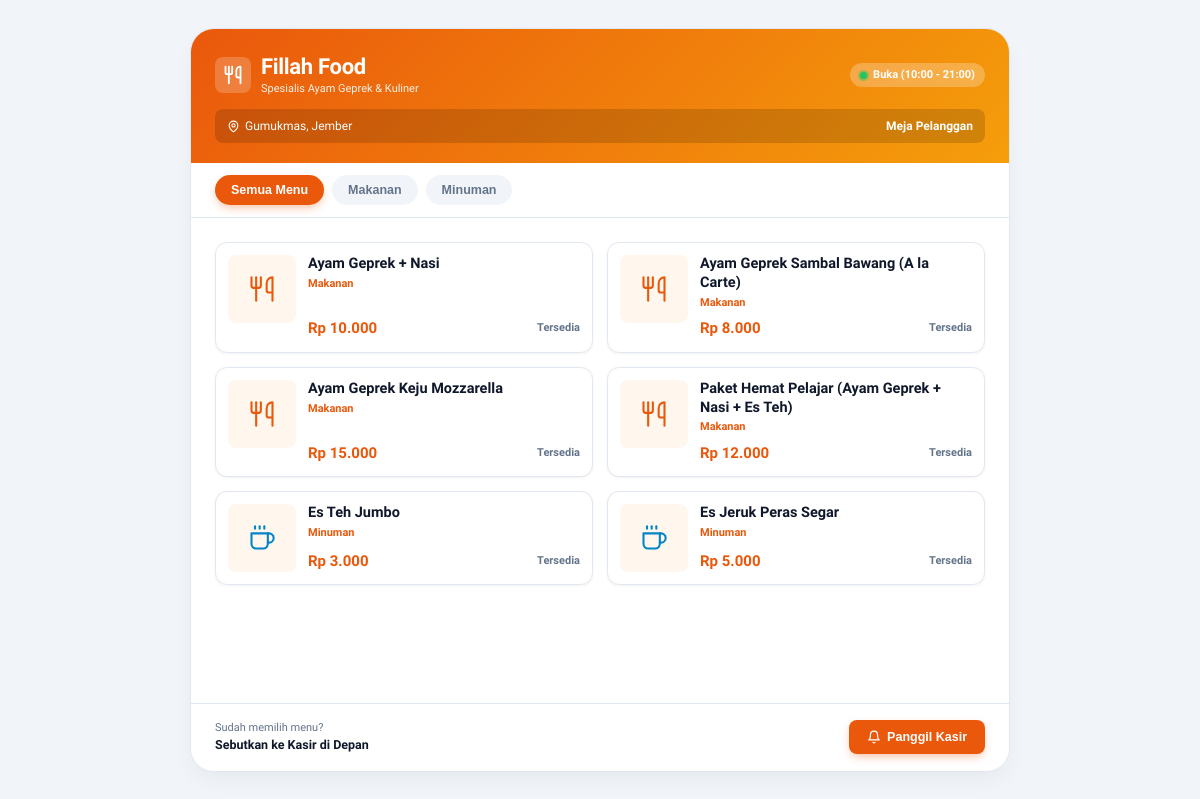
Page /menu.php on the earlier database version.
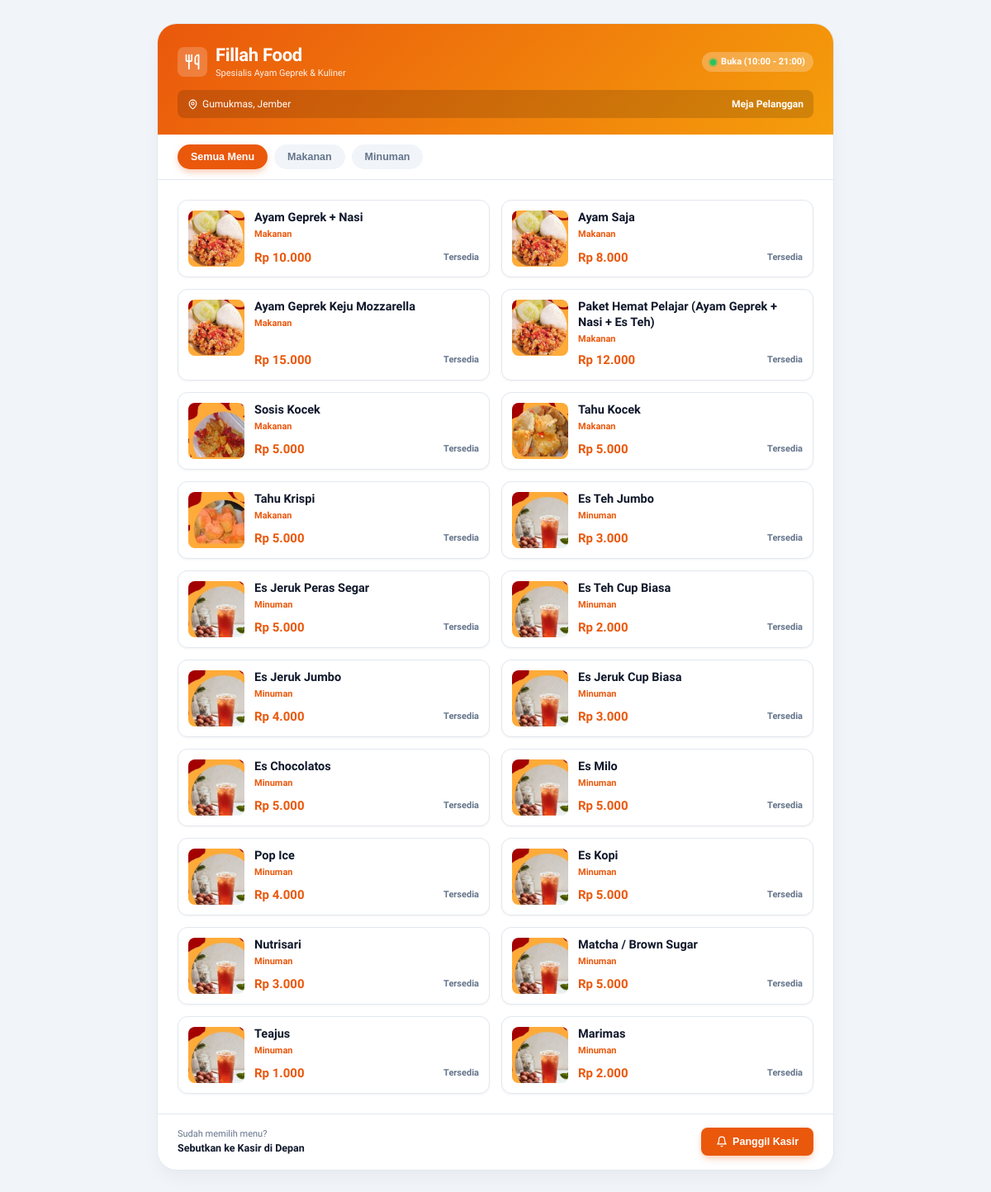
Same page on the later database version.
### tables this page shows
CREATE TABLE IF NOT EXISTS produk (
    id INT AUTO_INCREMENT PRIMARY KEY,
    nama_produk VARCHAR(100) NOT NULL,
    harga DECIMAL(10,2) NOT NULL,
    kategori ENUM('Makanan', 'Minuman') NOT NULL,
    gambar VARCHAR(255) NULL
);

### menu.php (the view, shortened to what this page needs)
<?php
require 'config.php';
$query = "SELECT * FROM produk ORDER BY kategori ASC, id ASC";
$result = $conn->query($query);
$menu_list = [];
if ($result) {
    while ($row = $result->fetch_assoc()) {
        $menu_list[] = $row;
    }
}
?>
<!DOCTYPE html>
<html lang="id">
<head>
    <link rel="stylesheet" href="style.css">
</head>
<body>
    <div class="mobile-container">
        <header class="banner-header">
            <div class="brand-row">
                <div style="display: flex; align-items: center; gap: 10px;">
                    <div style="width: 36px; height: 36px; background: rgba(255,255,255,0.2); border-radius: 8px; display: flex; align-items: center; justify-content: center;">
                    </div>
                    <div>
                        <h1 class="brand-title">Fillah Food</h1>
                        <p style="font-size: 11px; opacity: 0.9;">Spesialis Ayam Geprek & Kuliner</p>
                    </div>
                </div>
                <span class="status-badge"><span class="status-dot"></span> Buka (10:00 - 21:00)</span>
            </div>
            <div class="location-info">
                <span style="display:inline-flex; align-items:center; gap:5px;">
                    <svg xmlns="http://www.w3.org/2000/svg" width="13" height="13" viewBox="0 0 24 24" fill="none" stroke="currentColor" stroke-width="2" stroke-linecap="round" stroke-linejoin="round"><path d="M20 10c0 6-8 12-8 12s-8-6-8-12a8 8 0 0 1 16 0Z"></path><circle cx="12" cy="10" r="3"></circle></svg>
                    <span>Gumukmas, Jember</span>
                </span>
                <span style="font-weight: 700; color: #fff;">Meja Pelanggan</span>
            </div>
        </header>
        <div class="cat-scroll">
            <button class="cat-btn active" onclick="filterCat('Semua')">Semua Menu</button>
            <button class="cat-btn" onclick="filterCat('Makanan')">Makanan</button>
            <button class="cat-btn" onclick="filterCat('Minuman')">Minuman</button>
        </div>
        <main class="menu-list">
            <?php foreach ($menu_list as $item): ?>
                <div class="menu-card" data-cat="<?php echo htmlspecialchars($item['kategori']); ?>">
                    <div class="menu-icon">
                        <?php if (!empty($item['gambar']) && file_exists($item['gambar'])): ?>
                            <img src="<?php echo htmlspecialchars($item['gambar']); ?>"
                                 alt="<?php echo htmlspecialchars($item['nama_produk']); ?>"
                                 style="width:100%;height:100%;object-fit:cover;">
                        <?php endif; ?>
                    </div>
                    <div class="menu-info">
                        <div>
                            <div class="menu-name"><?php echo htmlspecialchars($item['nama_produk']); ?></div>
                            <div class="menu-cat"><?php echo htmlspecialchars($item['kategori']); ?></div>
                        </div>
                        <div class="menu-price-row">
                            <span class="menu-price">Rp <?php echo number_format($item['harga'], 0, ',', '.'); ?></span>
                            <span style="font-size: 11px; color: var(--text-muted); font-weight: 600;">Tersedia</span>
                        </div>
                    </div>
                </div>
            <?php endforeach; ?>
        </main>
        <footer class="bottom-bar">
            <div>
                <div style="font-size: 11px; color: var(--text-muted);">Sudah memilih menu?</div>
                <div style="font-size: 12.5px; font-weight: 700;">Sebutkan ke Kasir di Depan</div>
            </div>
            <button class="btn-call" onclick="alert('Silakan sebutkan nomor Meja dan pesanan Anda ke Kasir di depan ya kak!')" style="display:inline-flex; align-items:center; gap:6px;">
                <svg xmlns="http://www.w3.org/2000/svg" width="14" height="14" viewBox="0 0 24 24" fill="none" stroke="currentColor" stroke-width="2" stroke-linecap="round" stroke-linejoin="round"><path d="M6 8a6 6 0 0 1 12 0c0 7 3 9 3 9H3s3-2 3-9"></path><path d="M10.3 21a1.94 1.94 0 0 0 3.4 0"></path></svg>
                <span>Panggil Kasir</span>
            </button>
        </footer>
    </div>
</body>
</html>

### style.css (style rules this page uses)
:root { --primary: #ea580c; --primary-hover: #c2410c; --primary-light: #fff7ed; --secondary: #f59e0b; --success: #16a34a; --success-hover: #15803d; --success-light: #dcfce7; --warning: #d97706; --warning-light: #fef3c7; --danger: #dc2626; --danger-light: #fee2e2; --bg-canvas: #f8fafc; --bg-card: #ffffff; --sidebar-bg: #0f172a; --sidebar-hover: #1e293b; --text-dark: #0f172a; --text-muted: #64748b; --border: #e2e8f0; --radius-sm: 8px; --radius-md: 12px; --radius-lg: 18px; --radius-xl: 24px; --shadow-sm: 0 1px 3px rgba(0, 0, 0, 0.05); --shadow-md: 0 4px 12px -2px rgba(15, 23, 42, 0.08); --shadow-lg: 0 10px 25px -5px rgba(234, 88, 12, 0.15), 0 0 1px 1px rgba(0, 0, 0, 0.05); --shadow-primary: 0 4px 14px -2px rgba(234, 88, 12, 0.4); --safe-top: env(safe-area-inset-top, 0px); --safe-bottom: env(safe-area-inset-bottom, 0px); --safe-left: env(safe-area-inset-left, 0px); --safe-right: env(safe-area-inset-right, 0px); }
*, *::before, *::after { margin: 0; padding: 0; box-sizing: border-box; -webkit-tap-highlight-color: transparent; }
html { font-size: 16px; scroll-behavior: smooth; -webkit-text-size-adjust: 100%; }
body { background-color: var(--bg-canvas); color: var(--text-dark); font-family: 'Plus Jakarta Sans', system-ui, -apple-system, BlinkMacSystemFont, 'Segoe UI', Roboto, sans-serif; line-height: 1.5; min-height: 100vh; min-height: 100dvh; overflow-x: hidden; }
h1, h2, h3, h4, h5, h6 { color: var(--text-dark); font-weight: 800; letter-spacing: -0.02em; line-height: 1.25; }
img, svg, video { max-width: 100%; height: auto; display: block; }

Differences in the rows shown:
changed produk "Ayam Geprek + Nasi": gambar: picture added
changed produk: gambar: picture added; nama_produk "Ayam Geprek Sambal Bawang (A la Carte)" → "Ayam Saja"
changed produk "Ayam Geprek Keju Mozzarella": gambar: picture added
changed produk "Paket Hemat Pelajar (Ayam Geprek + Nasi + Es Teh)": gambar: picture added
added produk: gambar (picture), nama_produk "Sosis Kocek", kategori "Makanan", harga "5.000"
added produk: gambar (picture), nama_produk "Tahu Kocek", kategori "Makanan", harga "5.000"
added produk: gambar (picture), nama_produk "Tahu Krispi", kategori "Makanan", harga "5.000"
changed produk "Es Teh Jumbo": gambar: picture added
changed produk "Es Jeruk Peras Segar": gambar: picture added
added produk: gambar (picture), nama_produk "Es Teh Cup Biasa", kategori "Minuman", harga "2.000"
added produk: gambar (picture), nama_produk "Es Jeruk Jumbo", kategori "Minuman", harga "4.000"
added produk: gambar (picture), nama_produk "Es Jeruk Cup Biasa", kategori "Minuman", harga "3.000"
added produk: gambar (picture), nama_produk "Es Chocolatos", kategori "Minuman", harga "5.000"
added produk: gambar (picture), nama_produk "Es Milo", kategori "Minuman", harga "5.000"
added produk: gambar (picture), nama_produk "Pop Ice", kategori "Minuman", harga "4.000"
added produk: gambar (picture), nama_produk "Es Kopi", kategori "Minuman", harga "5.000"
added produk: gambar (picture), nama_produk "Nutrisari", kategori "Minuman", harga "3.000"
added produk: gambar (picture), nama_produk "Matcha / Brown Sugar", kategori "Minuman", harga "5.000"
added produk: gambar (picture), nama_produk "Teajus", kategori "Minuman", harga "1.000"
added produk: gambar (picture), nama_produk "Marimas", kategori "Minuman", harga "2.000"
